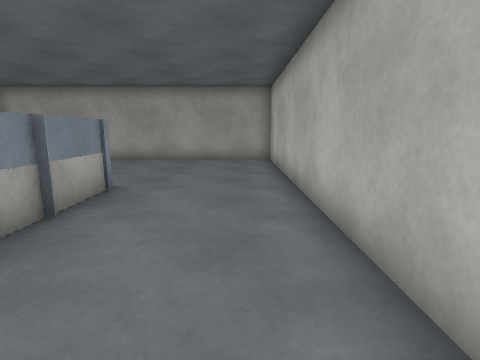
view 1 (above)

12 first-person views from a walk through a scene from a Unity 3-D project. The camera is 1.2 m above the floor, tilts 10° down and sees 80° across. The floor is counted in squares, 1 m on a side. Each view is taken from the middle of a square. On the plan, view 1 faces up. The plan holds only what a view shows up to about 13 squares ahead; the rest is blank. The place goes on beyond the plan. The player character is not drawn. Surface patterns are stand-ins for the level's own textures.

view 2
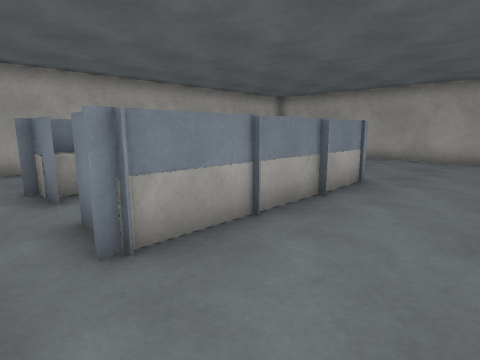

view 3
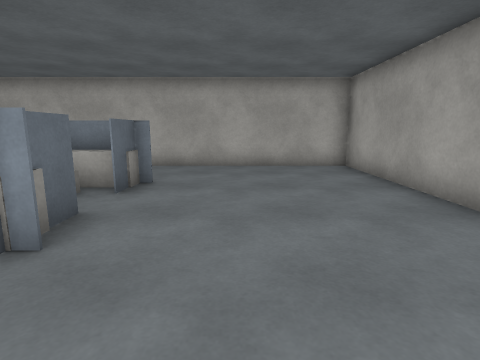

view 4
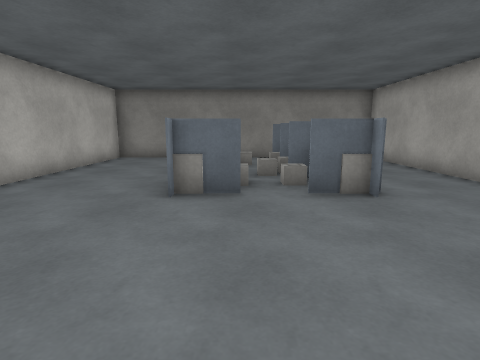

view 5
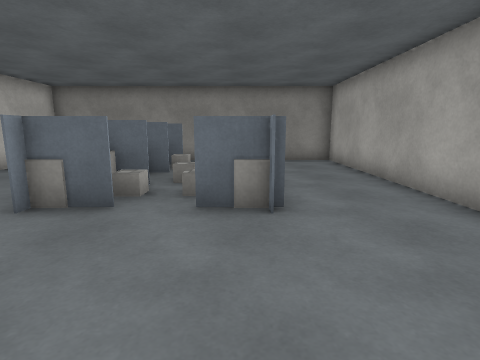

view 6
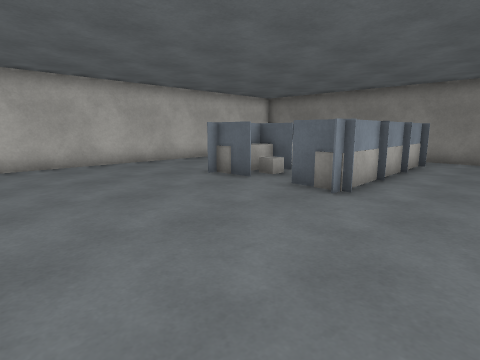

view 7
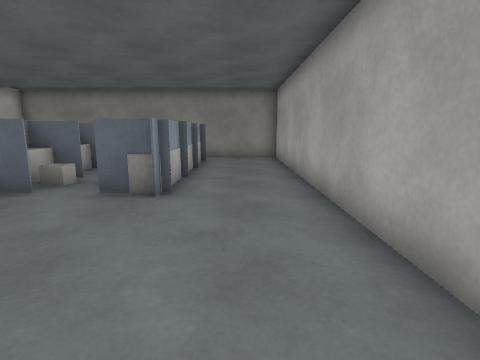

view 8
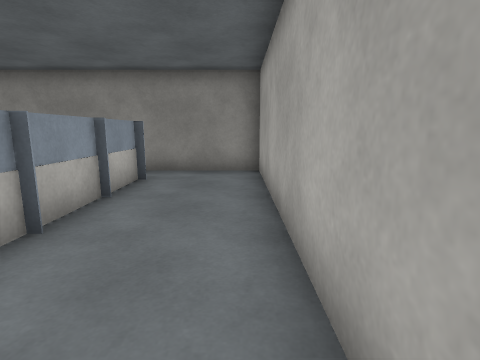

view 9
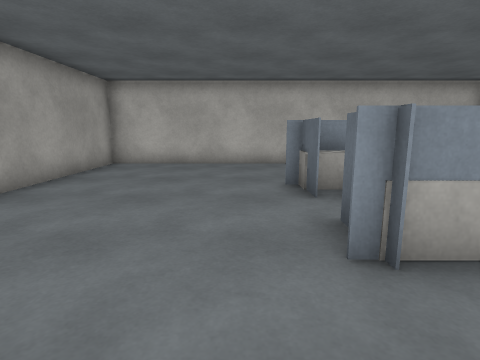

view 10
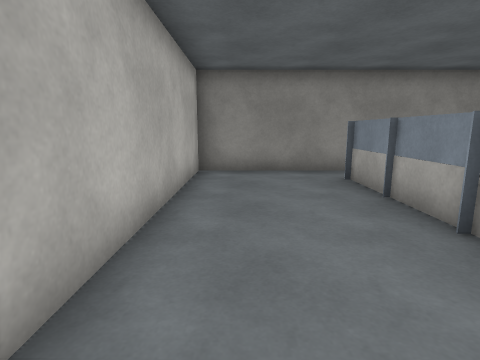

view 11
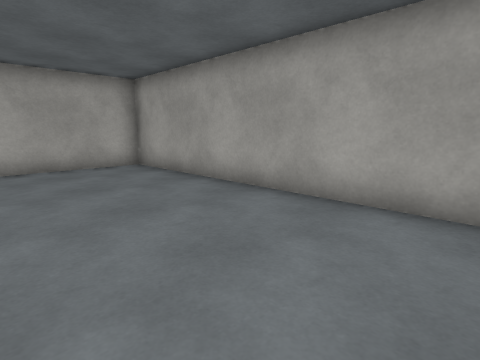

view 12
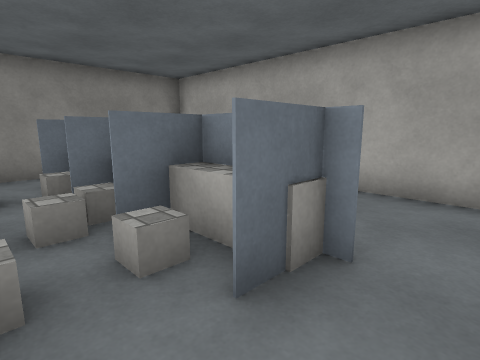

### Floor plan
Points are (right, up) in squares from view 1. A wall is a line through its corners. A room is listed if a view was taken in it or the views show most of it. See-through windows are left out.
Room 1 (views 1, 2, 3, 4, 5, 6, 7, 8, 9, 10, 11, 12)
walls: (-6.8, 3.8) (-5.1, 3.8); (-4.1, 5.7) (-3.4, 5.7); (-4.1, 3.8) (-2.5, 3.8); (-6.8, 2) (-5.2, 2); (-2.7, 4.5) (-2.7, -0.2); (-4.1, 2) (-2.5, 2); (-6.5, 0.5) (-6.5, -0.2); (-6.8, 0.1) (-5.1, 0.1) (-6.5, 0.1) (-6.5, 4.6); (-4.1, 0.1) (-2.5, 0.1) (-4.1, 0.1); (-9.6, -1.4) (1.2, -1.4) (1.2, 11.6) (-9.6, 11.6) (-9.6, -1.4)
ways out: gap at (-4, 0)
objects: other object (-6, 1); other object (-6, 3); other object (-6, 5) to (-6, 6); other object (-3, 1); other object (-3, 3); other object (-3, 5) to (-3, 6)

Positions as (right, up) in squares from view 1, and headings:
1: (0, 0), facing up
2: (0, -1), facing up-left
3: (0, 8), facing left
4: (-4, 11), facing down
5: (-6, 10), facing down
6: (-9, 11), facing down-right
7: (-8, 11), facing down
8: (-9, 7), facing down
9: (-9, 7), facing right
10: (0, 7), facing down
11: (0, 7), facing up-left
12: (-4, 7), facing down-left
